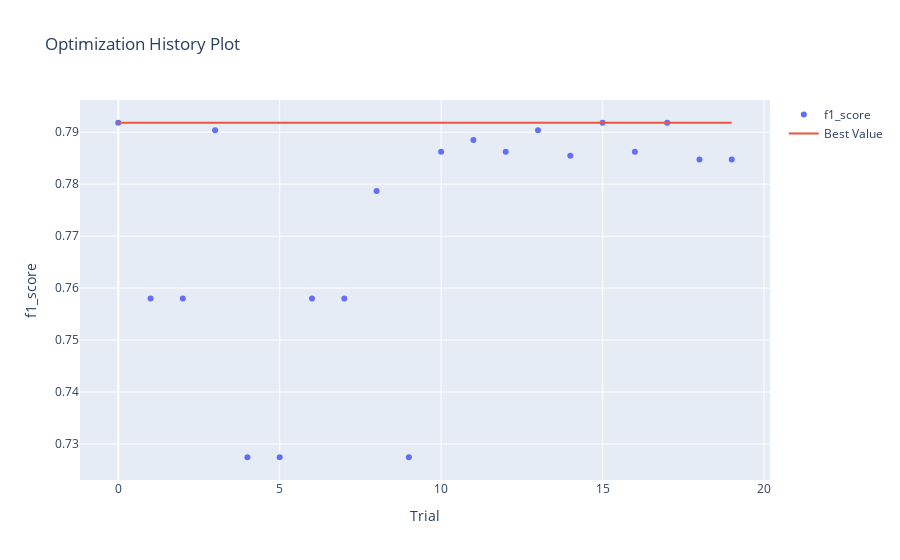

Notebook code for this chart:
### Code cell
# выводим результаты на обучающей выборке
# Логистическая регрессия 1
print("Наилучшие значения гиперпараметров {}".format(study_lr_1.best_params))
print("f1_score на обучающем наборе: {:.2f}".format(study_lr_1.best_value))

# рассчитаем точность для тестовой выборки
model = linear_model.LogisticRegression(**study_lr_1.best_params, random_state=random_state, max_iter=max_iter)
model.fit(X_train, y_train)
y_train_pred = model.predict(X_train)
print("accuracy на тестовом наборе: {:.2f}".format(model.score(X_test, y_test)))
y_test_pred = model.predict(X_test)
print('f1_score на тестовом наборе: {:.2f}'.format(metrics.f1_score(y_test, y_test_pred)))

#Визуализируем оптимизацию
optuna.visualization.plot_optimization_history(study_lr_1, target_name="f1_score")

### Figure 1 — Plotly figure (JSON) as saved in the notebook; plotly's stock layout.template omitted (floating-point values rounded to 4 significant figures)
{"data": [{"mode": "markers", "name": "f1_score", "type": "scatter", "x": [0, 1, 2, 3, 4, 5, 6, 7, 8, 9, 10, 11, 12, 13, 14, 15, 16, 17, 18, 19], "y": [0.7918, 0.758, 0.758, 0.7904, 0.7274, 0.7274, 0.758, 0.758, 0.7787, 0.7274, 0.7862, 0.7885, 0.7862, 0.7904, 0.7855, 0.7918, 0.7862, 0.7918, 0.7847, 0.7847]}, {"mode": "lines", "name": "Best Value", "type": "scatter", "x": [0, 1, 2, 3, 4, 5, 6, 7, 8, 9, 10, 11, 12, 13, 14, 15, 16, 17, 18, 19], "y": [0.7918, 0.7918, 0.7918, 0.7918, 0.7918, 0.7918, 0.7918, 0.7918, 0.7918, 0.7918, 0.7918, 0.7918, 0.7918, 0.7918, 0.7918, 0.7918, 0.7918, 0.7918, 0.7918, 0.7918]}, {"marker": {"color": "#cccccc"}, "mode": "markers", "name": "Infeasible Trial", "showlegend": false, "type": "scatter", "x": [], "y": []}], "layout": {"title": {"text": "Optimization History Plot"}, "xaxis": {"title": {"text": "Trial"}}, "yaxis": {"title": {"text": "f1_score"}}}}
